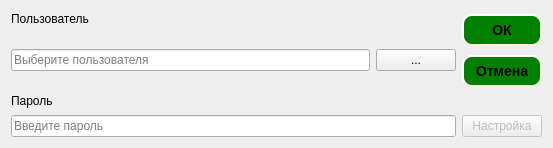
<?xml version="1.0" encoding="UTF-8"?>
<ui version="4.0">
 <class>Dialog</class>
 <widget class="QDialog" name="Dialog">
  <property name="geometry">
   <rect>
    <x>0</x>
    <y>0</y>
    <width>553</width>
    <height>148</height>
   </rect>
  </property>
  <property name="windowTitle">
   <string>Dialog</string>
  </property>
  <property name="autoFillBackground">
   <bool>false</bool>
  </property>
  <property name="sizeGripEnabled">
   <bool>false</bool>
  </property>
  <layout class="QGridLayout" name="gridLayout">
   <item row="0" column="0">
    <widget class="QLabel" name="label">
     <property name="text">
      <string>Пользователь</string>
     </property>
    </widget>
   </item>
   <item row="0" column="2" rowspan="2">
    <widget class="QPushButton" name="pushButton">
     <property name="styleSheet">
      <string notr="true">QPushButton {
            background-color: green;
            border-style: outset;
            border-width: 2px;
            border-radius: 10px;
            border-color: beige;
            font: bold 14px;
            min-width: 10em;
            padding: 6px;
            }
        QPushButton:pressed{
            background-color: #4CAF50;
            color: white;
            border-color: black;
            border-style: inset;
            }</string>
     </property>
     <property name="text">
      <string>ОК</string>
     </property>
    </widget>
   </item>
   <item row="1" column="0" rowspan="2">
    <widget class="QLineEdit" name="UserEdit">
     <property name="readOnly">
      <bool>true</bool>
     </property>
     <property name="placeholderText">
      <string>Выберите пользователя</string>
     </property>
     <property name="clearButtonEnabled">
      <bool>true</bool>
     </property>
    </widget>
   </item>
   <item row="1" column="1" rowspan="2">
    <widget class="QPushButton" name="btnSelectUser">
     <property name="text">
      <string>...</string>
     </property>
    </widget>
   </item>
   <item row="2" column="2">
    <widget class="QPushButton" name="btnCancel">
     <property name="styleSheet">
      <string notr="true">QPushButton {
            background-color: green;
            border-style: outset;
            border-width: 2px;
            border-radius: 10px;
            border-color: beige;
            font: bold 14px;
            min-width: 10em;
            padding: 6px;
            }
        QPushButton:pressed{
            background-color: #4CAF50;
            color: white;
            border-color: black;
            border-style: inset;
            }</string>
     </property>
     <property name="text">
      <string>Отмена</string>
     </property>
    </widget>
   </item>
   <item row="3" column="0">
    <widget class="QLabel" name="label_2">
     <property name="text">
      <string>Пароль</string>
     </property>
    </widget>
   </item>
   <item row="4" column="0" colspan="2">
    <widget class="QLineEdit" name="PassEdit">
     <property name="inputMethodHints">
      <set>Qt::ImhHiddenText|Qt::ImhNoAutoUppercase|Qt::ImhNoPredictiveText|Qt::ImhSensitiveData</set>
     </property>
     <property name="echoMode">
      <enum>QLineEdit::Password</enum>
     </property>
     <property name="placeholderText">
      <string>Введите пароль</string>
     </property>
     <property name="clearButtonEnabled">
      <bool>false</bool>
     </property>
    </widget>
   </item>
   <item row="4" column="2">
    <widget class="QPushButton" name="btnConfig">
     <property name="enabled">
      <bool>false</bool>
     </property>
     <property name="text">
      <string>Настройка</string>
     </property>
    </widget>
   </item>
  </layout>
 </widget>
 <resources/>
 <connections/>
</ui>
